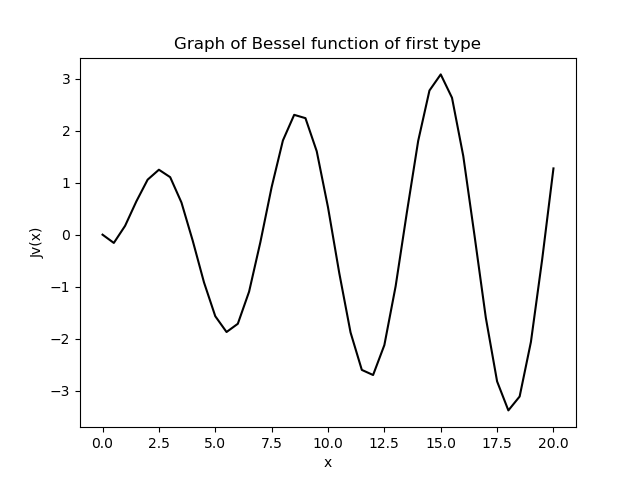

Write the Python code that produced this figure.
import numpy
import matplotlib.pyplot as plt
import math
import scipy.special as spe
from pylab import *

def bessel(t, v):
	j = (sqrt(2/(math.pi)*t))*(numpy.cos(t-v*(math.pi)/2-(math.pi)/4))
	return j	

x = linspace(0,20,41)
print(x)
m = bessel(x, 1)
for i in range(0, len(x)):
	print('%s : %f'% (i, m[i]))

plt.plot(x,m,'#000000')
plt.xlabel('x')
plt.ylabel('Jv(x)')
plt.title('Graph of Bessel function of first type')
plt.show()
